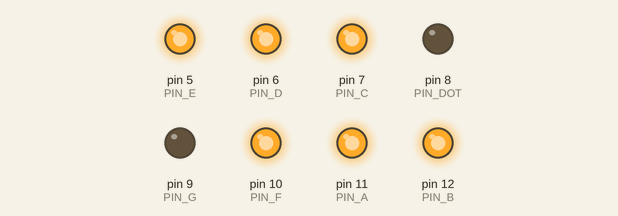
The program below on a simulated Arduino Uno, built with avr-gcc and run on an emulated ATmega328P. On the bench: output pins drawn as LEDs (lit = HIGH).

Above: at 0.5 s.
At 2.5 s:
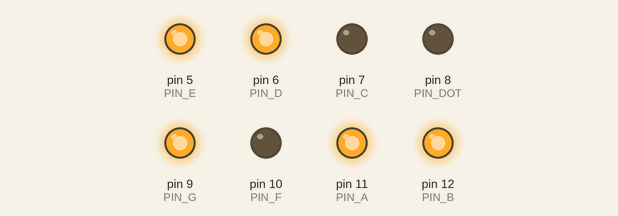
At 3.5 s:
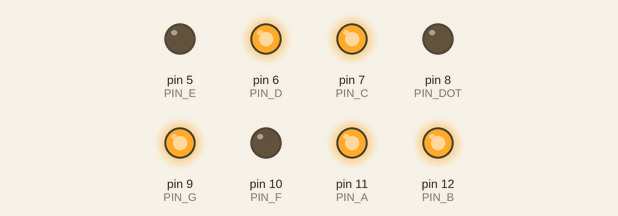
At 5.5 s:
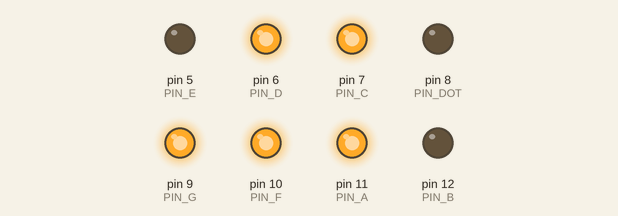
At 8.5 s:
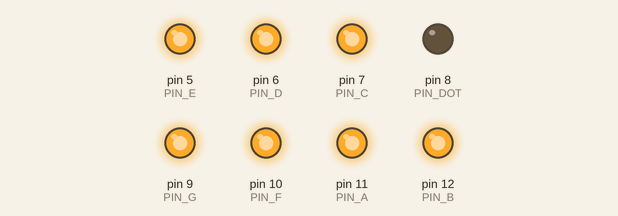
At 11.5 s:
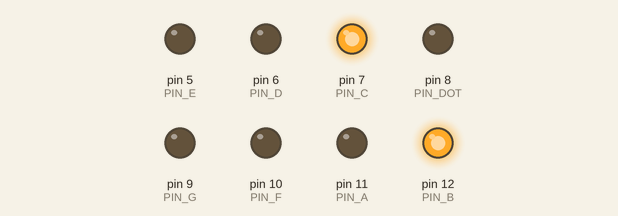
Timing chart, 0 to 13.0 s (numbered marks = the images above):
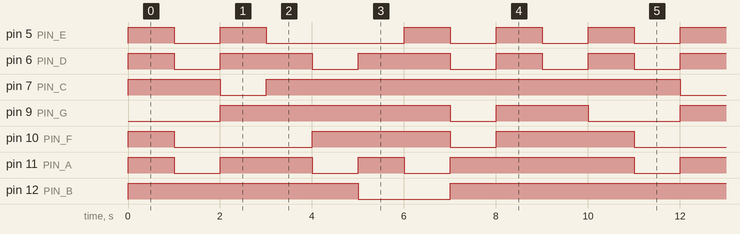

The program:

main.cpp
```cpp
#include <Arduino.h>

#define PIN_A 11
#define PIN_B 12
#define PIN_C 7
#define PIN_D 6
#define PIN_E 5
#define PIN_F 10
#define PIN_G 9
#define PIN_DOT 8

void setup() {
    pinMode(PIN_A, OUTPUT);
    pinMode(PIN_B, OUTPUT);
    pinMode(PIN_C, OUTPUT);
    pinMode(PIN_D, OUTPUT);
    pinMode(PIN_E, OUTPUT);
    pinMode(PIN_F, OUTPUT);
    pinMode(PIN_G, OUTPUT);
    pinMode(PIN_DOT, OUTPUT);
}

void lightUpNumber0() {
    digitalWrite(PIN_A, HIGH);
    digitalWrite(PIN_B, HIGH);
    digitalWrite(PIN_C, HIGH);
    digitalWrite(PIN_D, HIGH);
    digitalWrite(PIN_E, HIGH);
    digitalWrite(PIN_F, HIGH);
    digitalWrite(PIN_G, LOW);
    digitalWrite(PIN_DOT, LOW);
}

void lightUpNumber1() {
    digitalWrite(PIN_A, LOW);
    digitalWrite(PIN_B, HIGH);
    digitalWrite(PIN_C, HIGH);
    digitalWrite(PIN_D, LOW);
    digitalWrite(PIN_E, LOW);
    digitalWrite(PIN_F, LOW);
    digitalWrite(PIN_G, LOW);
    digitalWrite(PIN_DOT, LOW);
}

void lightUpNumber2() {
    digitalWrite(PIN_A, HIGH);
    digitalWrite(PIN_B, HIGH);
    digitalWrite(PIN_C, LOW);
    digitalWrite(PIN_D, HIGH);
    digitalWrite(PIN_E, HIGH);
    digitalWrite(PIN_F, LOW);
    digitalWrite(PIN_G, HIGH);
    digitalWrite(PIN_DOT, LOW);
}

void lightUpNumber3() {
    digitalWrite(PIN_A, HIGH);
    digitalWrite(PIN_B, HIGH);
    digitalWrite(PIN_C, HIGH);
    digitalWrite(PIN_D, HIGH);
    digitalWrite(PIN_E, LOW);
    digitalWrite(PIN_F, LOW);
    digitalWrite(PIN_G, HIGH);
    digitalWrite(PIN_DOT, LOW);
}

void lightUpNumber4() {
    digitalWrite(PIN_A, LOW);
    digitalWrite(PIN_B, HIGH);
    digitalWrite(PIN_C, HIGH);
    digitalWrite(PIN_D, LOW);
    digitalWrite(PIN_E, LOW);
    digitalWrite(PIN_F, HIGH);
    digitalWrite(PIN_G, HIGH);
    digitalWrite(PIN_DOT, LOW);
}

void lightUpNumber5() {
    digitalWrite(PIN_A, HIGH);
    digitalWrite(PIN_B, LOW);
    digitalWrite(PIN_C, HIGH);
    digitalWrite(PIN_D, HIGH);
    digitalWrite(PIN_E, LOW);
    digitalWrite(PIN_F, HIGH);
    digitalWrite(PIN_G, HIGH);
    digitalWrite(PIN_DOT, LOW);
}

void lightUpNumber6() {
    digitalWrite(PIN_A, LOW);
    digitalWrite(PIN_B, LOW);
    digitalWrite(PIN_C, HIGH);
    digitalWrite(PIN_D, HIGH);
    digitalWrite(PIN_E, HIGH);
    digitalWrite(PIN_F, HIGH);
    digitalWrite(PIN_G, HIGH);
    digitalWrite(PIN_DOT, LOW);
}

void lightUpNumber7() {
    digitalWrite(PIN_A, HIGH);
    digitalWrite(PIN_B, HIGH);
    digitalWrite(PIN_C, HIGH);
    digitalWrite(PIN_D, LOW);
    digitalWrite(PIN_E, LOW);
    digitalWrite(PIN_F, LOW);
    digitalWrite(PIN_G, LOW);
    digitalWrite(PIN_DOT, LOW);
}

void lightUpNumber8() {
    digitalWrite(PIN_A, HIGH);
    digitalWrite(PIN_B, HIGH);
    digitalWrite(PIN_C, HIGH);
    digitalWrite(PIN_D, HIGH);
    digitalWrite(PIN_E, HIGH);
    digitalWrite(PIN_F, HIGH);
    digitalWrite(PIN_G, HIGH);
    digitalWrite(PIN_DOT, LOW);
}

void lightUpNumber9() {
    digitalWrite(PIN_A, HIGH);
    digitalWrite(PIN_B, HIGH);
    digitalWrite(PIN_C, HIGH);
    digitalWrite(PIN_D, LOW);
    digitalWrite(PIN_E, LOW);
    digitalWrite(PIN_F, HIGH);
    digitalWrite(PIN_G, HIGH);
    digitalWrite(PIN_DOT, LOW);
}

void lightUpDot() {
    digitalWrite(PIN_DOT, HIGH);
}

void lightUpNumber(int number) {
    switch (number) {
        case 0:
            lightUpNumber0();
            break;
        case 1:
            lightUpNumber1();
            break;

        case 2:
            lightUpNumber2();
            break;

        case 3:
            lightUpNumber3();
            break;

        case 4:
            lightUpNumber4();
            break;

        case 5:
            lightUpNumber5();
            break;

        case 6:
            lightUpNumber6();
            break;

        case 7:
            lightUpNumber7();
            break;

        case 8:
            lightUpNumber8();
            break;

        case 9:
            lightUpNumber9();
            break;

        default:
            lightUpDot();
    }
}

void loop() {

    for (int i = 0; i < 10; ++i) {
        lightUpNumber(i);
        delay(1000);
    }

}
```

Measured:
- by itself, pin 5 (PIN_E): repeats every 10.0 s: LOW 1.0 s, HIGH 1.0 s, LOW 3.0 s, 2 × (HIGH 1.0 s, LOW 1.0 s), HIGH 1.0 s
- by itself, pin 6 (PIN_D): repeats every 10.0 s: 2 × (LOW 1.0 s, HIGH 2.0 s), 2 × (LOW 1.0 s, HIGH 1.0 s)
- by itself, pin 7 (PIN_C): repeats every 10.0 s: LOW 1.0 s, HIGH 9.0 s
- by itself, pin 9 (PIN_G): repeats every 10.0 s: LOW 1.0 s, HIGH 2.0 s, LOW 2.0 s, HIGH 5.0 s
- by itself, pin 10 (PIN_F): repeats every 10.0 s: LOW 3.0 s, HIGH 3.0 s, LOW 1.0 s, HIGH 3.0 s
- by itself, pin 11 (PIN_A): repeats every 10.0 s: LOW 1.0 s, HIGH 2.0 s, LOW 1.0 s, HIGH 1.0 s, LOW 1.0 s, HIGH 4.0 s
- by itself, pin 12 (PIN_B): repeats every 10.0 s: LOW 2.0 s, HIGH 8.0 s
